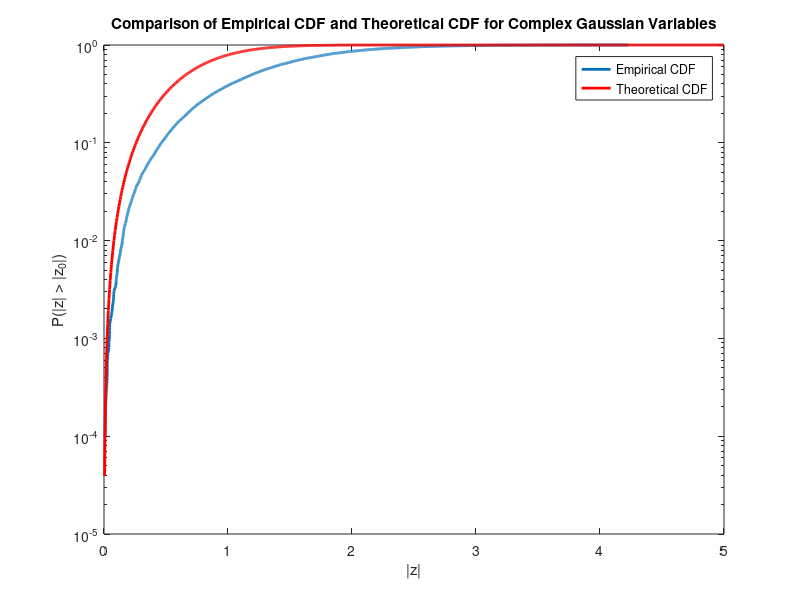

The MATLAB source for this figure:
%%%%%%         Problem5.2         %%%%%%
clear;close all;clc;

% Set the mean and variance of the complex Gaussian distribution

mu = 0;
sigma = 1;

% Generate a vector of 10,000 complex Gaussian variables
n = 10000;
z = normrnd(mu, sigma, [n, 1]) + 1i * normrnd(mu, sigma, [n, 1]);

% Sort the vector in ascending order of the magnitude
[~, idx] = sort(abs(z));
z = z(idx);

% Calculate the empirical CDF of the sorted magnitudes
ecdf = (1:n) / n;

% Calculate the theoretical CDF of the Rayleigh distribution
epsilon = 1e-3;
r = linspace(0, 5, 1000);
cdf = 1 - exp(-pi * r.^2 / (2 * sigma^2));

% Plot the results
figure;
semilogy(abs(z), ecdf, 'LineWidth', 2);
hold on;
semilogy(r, cdf, 'r', 'LineWidth', 2);
xlabel('|z|');
ylabel('P(|z| > |z_0|)');
legend('Empirical CDF', 'Theoretical CDF');
title('Comparison of Empirical CDF and Theoretical CDF for Complex Gaussian Variables');

% Check the near-zero behavior
p = ecdf(abs(z) < epsilon);
if ~isempty(p)
    p = p(end);
    fprintf('The empirical probability P(|z| < epsilon) is approximately %f.\n', p);
else
    fprintf('There are no samples with |z| < epsilon.\n');
end
